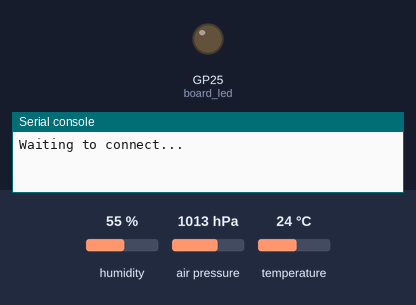
The program below on a simulated Raspberry Pi Pico running MicroPython. On the bench: output pins drawn as LEDs (lit = HIGH), the last lines printed to the serial console. The test bench sets the inputs (shaded band); at power-on: humidity 55 %, air pressure 1013 hPa, temperature 24 °C. WiFi joins after 1.5 s; web requests get an empty 200 reply after 0.4 s; library files of the repository ran but are not shown: bme280.py. At 119.1 s the program stops and its outputs stay as they are.

Above: at 0.1 s.
At 2.1 s:
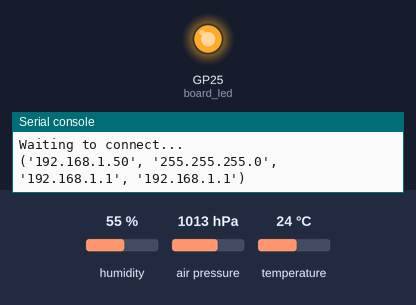
Timing chart, 0 to 120.6 s (numbered marks = the images above):
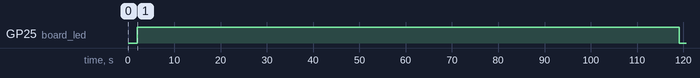

Measured:
- by itself, GP25 (board_led): LOW → HIGH at 2.0 s, → LOW 117 s later

The program:

bme280_data_logger_dev.py
```python
import machine
import time
from machine import Pin, I2C
import network
import urequests
import json
import gc
import bme280

# Create the Wi-Fi interface in station mode and access the onboard LED
wlan = network.WLAN(network.STA_IF)
board_led = machine.Pin("LED", machine.Pin.OUT)

# Wi-Fi credentials - replace with your own network's SSID and password
ssid = ""
password = ""

# Web app URL for Google Apps Script and time API URL for timestamp retrieval
# Replace with your own URLs - the script URL is the one generated when you deploy your Google Apps Script as a web app, and the time URL is from an online API that returns the current date and time in JSON format
SCRIPT_URL = ""
TIME_URL = ""

# Initialise the BME280 sensor over I2C using GPIO 0 as SDA and GPIO 1 as SCL
i2c = I2C(0, sda=Pin(0), scl=Pin(1), freq=400000)
bme = bme280.BME280(i2c=i2c)

# Request the current timestamp from the online time API
# The try-except block prevents the program from stopping if the API request fails
def getTime():
    try:
        res = urequests.get(url=TIME_URL)
        timestamp = json.loads(res.text)["dateTime"]
        res.close()
        return timestamp
    except:
        print("Time API error")
        return "Time unavailable"

# Connect the Pico W to the Wi-Fi network
# The onboard LED acts as a simple indicator during connection
def connectWifi():
    wlan.active(True)
    if not wlan.isconnected():
        wlan.connect(ssid, password)
        while not wlan.isconnected() and wlan.status() >= 0:
            print("Waiting to connect...")
            time.sleep(1)
            board_led.off()

        board_led.on()

        print(wlan.ifconfig())
    else:
        print("Wifi already connected...")
        print(getTime())

# Send timestamp, temperature, pressure, and humidity to Google Sheets
# The try-except block prevents failed uploads from crashing the script
def sendToSpreadsheet(time_value, temp, pressure, humidity):
    try:
        url = "{}?time={}&temp={}&pressure={}&humidity={}".format(
            SCRIPT_URL, time_value, temp, pressure, humidity
        )
        print(url)
        res = urequests.get(url=url)
        print(res.text)
        res.close()
        gc.collect()
    except:
        print("Error uploading data...")

# Connect to the Wi-Fi network before starting the logging process
connectWifi()
wlan.active(True)

# Collect and upload 20 BME280 sensor readings at 5‑second intervals
for i in range(20):
    timestamp = "{}".format(getTime())

    # Extract numeric values from the BME280 output strings
    temp = float(bme.values[0][:-1])
    pressure = float(bme.values[1][:-3])
    humidity = float(bme.values[2][:-1])

    # Format values to two decimal places for cleaner logging
    temp_value = "{:.2f}".format(temp)
    pressure_value = "{:.2f}".format(pressure)
    humidity_value = "{:.2f}".format(humidity)

    # Print reading to shell for verification
    print("Reading {}".format(i + 1))
    print("{} | Temperature: {}C | Pressure: {}hPa | Humidity: {}%".format(
        timestamp, temp_value, pressure_value, humidity_value
    ))

    # Upload the reading to Google Sheets
    sendToSpreadsheet(
        time_value=timestamp,
        temp=temp_value,
        pressure=pressure_value,
        humidity=humidity_value
    )

    time.sleep(5) # Wait before taking the next reading (needed)

# Turn off LED when script completes
board_led.off()
```
